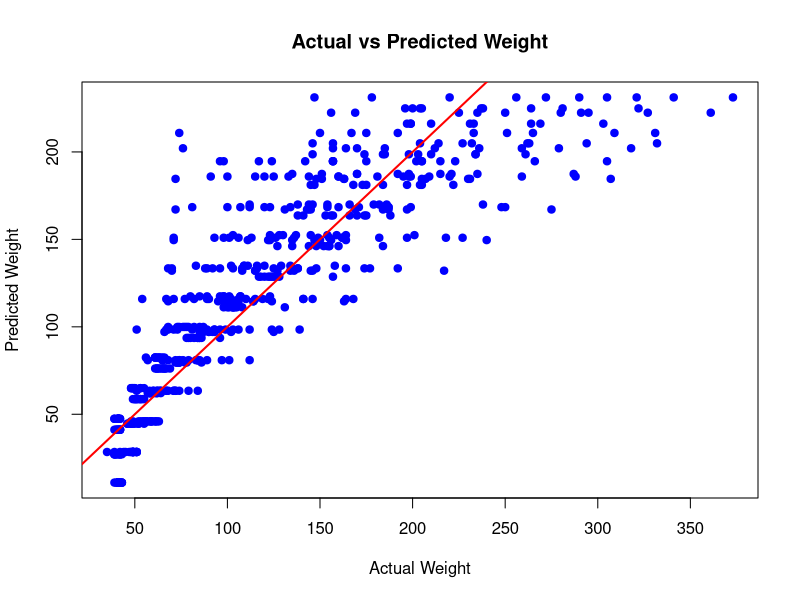

Generate this figure with R:
data(ChickWeight)

print("First Six Rows")
print(head(ChickWeight))

model <- lm(weight ~ Time + Diet, data = ChickWeight)

print("Multiple Regression Model")
print(summary(model))

new_data <- data.frame(
  Time = 10,
  Diet = factor(2, levels = levels(ChickWeight$Diet))
)

predicted_weight <- predict(model, newdata = new_data)

print("Predicted Weight")
print(predicted_weight)

actual_weight <- ChickWeight$weight
predicted_values <- predict(model)

MAE <- mean(abs(actual_weight - predicted_values))
MSE <- mean((actual_weight - predicted_values)^2)
RMSE <- sqrt(MSE)

print("Mean Absolute Error")
print(MAE)

print("Mean Squared Error")
print(MSE)

print("Root Mean Squared Error")
print(RMSE)

plot(ChickWeight$weight, predicted_values,
     main = "Actual vs Predicted Weight",
     xlab = "Actual Weight",
     ylab = "Predicted Weight",
     pch = 19,
     col = "blue")

abline(0, 1, col = "red", lwd = 2)
